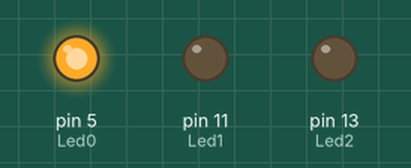
Simulated run of this sketch. Board: Arduino Uno, built with avr-gcc and run on an emulated ATmega328P. Parts: output pins drawn as LEDs (lit = HIGH).

Above: at 0.1 s.
At 0.5 s:
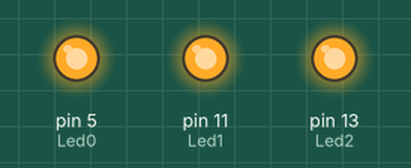
At 1.1 s:
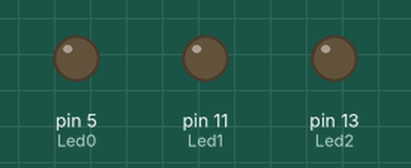
At 2.7 s:
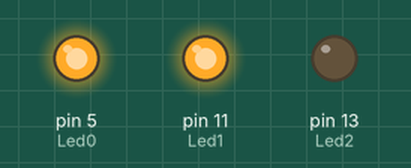
Timing chart, 0 to 3.0 s (numbered marks = the images above):
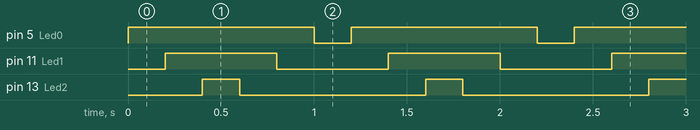

Measured:
- by itself, pin 5 (Led0): alternates HIGH for 1.0 s and LOW for 0.20 s
- by itself, pin 11 (Led1): alternates HIGH for 0.60 s and LOW for 0.60 s
- by itself, pin 13 (Led2): alternates HIGH for 0.20 s and LOW for 1.0 s

The sketch:

P2-3_Leds_Q1.ino
```cpp
// Croquis P2-3_Leds_Q1.ino

//----- CONSTANTES -----
#define Led0 5  // LED 0 sur la ligne d'E/S 5
#define Led1 11 // LED 1 sur la ligne d'E/S 11
#define Led2 13 // LED 2 sur la ligne d'E/S 13

//----- VARIABLES -----
int tempsLed = 200; // Temps d'attente

//----- PROCEDURE D'INITIALISATION -----
void setup() { // Les 3 lignes en sortie
  pinMode(Led0, OUTPUT);
  pinMode(Led1, OUTPUT);
  pinMode(Led2, OUTPUT);
}

//----- BOUCLE PRINCIPALE -----
void loop(){
  // Allumage...
  digitalWrite(Led0, HIGH); // LED 0 allumée
  delay(tempsLed); // Attente de tempsLed millisecondes
  digitalWrite(Led1, HIGH); // LED 1 allumée
  delay(tempsLed);
  digitalWrite(Led2, HIGH); // LED 2 allumée
  delay(tempsLed);
  // Extinction...
  digitalWrite(Led2, LOW);  // LED 2 éteinte
  delay(tempsLed);
  digitalWrite(Led1, LOW);  // LED 1 éteinte
  delay(tempsLed);
  digitalWrite(Led0, LOW);  // LED 0 éteinte
  delay(tempsLed);
}
```
